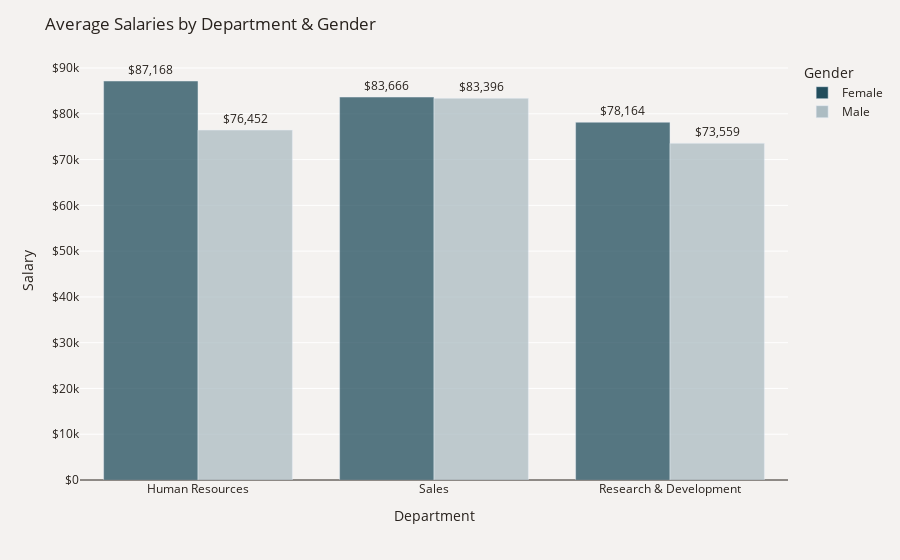

Notebook source saved alongside this figure:
### Markdown cell above
Among employees who left, the majority were satisfied in their job with 53% rating their job satisfaction as Good or Excellent, while 28% were the least satisfied in their job.

### Code cell
import plotly.express as px

# Group by Department & Gender → average MonthlyIncome → annual salary
plot_df = (
    data.groupby(['Department', 'Gender'])['MonthlyIncome']
    .mean()
    .mul(12)  # convert monthly to annual
    .rename('Salary')
    .reset_index()
    .sort_values('Salary', ascending=False)
)

# Color map for Gender
color_map = {'Female': '#214D5C', 'Male': '#ACBCC2'}

# Bar plot
fig = px.bar(plot_df,
             x='Department', y='Salary',
             color='Gender', text='Salary',
             barmode='group', opacity=0.75,
             color_discrete_map=color_map)

# Dollar formatting for text
fig.update_traces(texttemplate='$%{text:,.0f}', textposition='outside')

# Layout adjustments
fig.update_layout(
    title="Average Salaries by Department & Gender",
    yaxis=dict(title='Salary', tickprefix='$', zeroline=True, zerolinewidth=1, zerolinecolor='#28221D'),
    paper_bgcolor='#F4F2F0', plot_bgcolor='#F4F2F0', font_color='#28221D'
)

fig.show()

### Figure 1 — Plotly figure (JSON) as saved in the notebook; plotly's stock layout.template omitted (floating-point values rounded to 4 significant figures)
{"data": [{"alignmentgroup": "True", "hovertemplate": "Gender=Female<br>Department=%{x}<br>Salary=%{text}<extra></extra>", "legendgroup": "Female", "marker": {"color": "#214D5C", "opacity": 0.75, "pattern": {"shape": ""}}, "name": "Female", "offsetgroup": "Female", "orientation": "v", "showlegend": true, "text": [87168, 83670.0, 78160.0], "textposition": "outside", "texttemplate": "$%{text:,.0f}", "type": "bar", "x": ["Human Resources", "Sales", "Research & Development"], "xaxis": "x", "y": [87168, 83670.0, 78160.0], "yaxis": "y"}, {"alignmentgroup": "True", "hovertemplate": "Gender=Male<br>Department=%{x}<br>Salary=%{text}<extra></extra>", "legendgroup": "Male", "marker": {"color": "#ACBCC2", "opacity": 0.75, "pattern": {"shape": ""}}, "name": "Male", "offsetgroup": "Male", "orientation": "v", "showlegend": true, "text": [83400.0, 76450.0, 73560.0], "textposition": "outside", "texttemplate": "$%{text:,.0f}", "type": "bar", "x": ["Sales", "Human Resources", "Research & Development"], "xaxis": "x", "y": [83400.0, 76450.0, 73560.0], "yaxis": "y"}], "layout": {"autosize": true, "barmode": "group", "font": {"color": "#28221D"}, "legend": {"title": {"text": "Gender"}, "tracegroupgap": 0}, "margin": {"t": 60}, "paper_bgcolor": "#F4F2F0", "plot_bgcolor": "#F4F2F0", "title": {"text": "Average Salaries by Department & Gender"}, "xaxis": {"anchor": "y", "autorange": true, "domain": [0, 1], "range": [-0.5, 2.5], "title": {"text": "Department"}, "type": "category"}, "yaxis": {"anchor": "x", "autorange": true, "domain": [0, 1], "range": [0, 91760.0], "tickprefix": "$", "title": {"text": "Salary"}, "type": "linear", "zeroline": true, "zerolinecolor": "#28221D", "zerolinewidth": 1}}}
